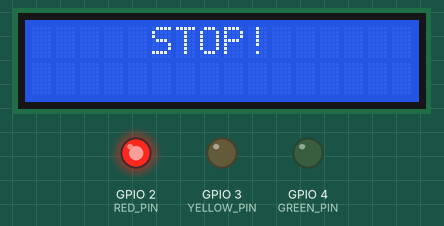
Simulated run of this program. Board: ESP32-S2. On the bench: 16×2 character LCD, output pins drawn as LEDs (lit = HIGH).

Above: at 0.1 s.
At 30.1 s:
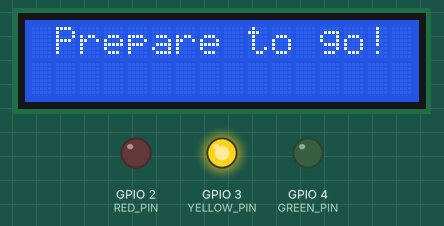
At 55.1 s:
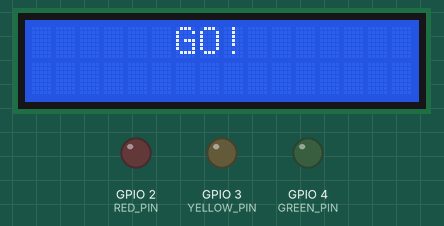
At 58.2 s:
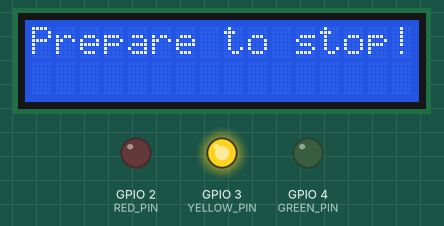
At 113.2 s:
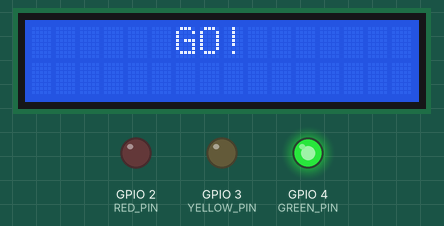
Timing chart, 0 to 114.7 s (numbered marks = the images above):
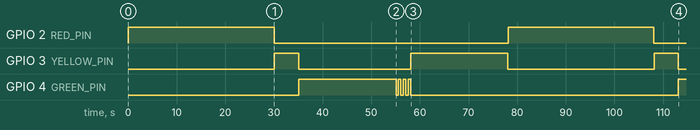

Measured:
- by itself, GPIO 2 (RED_PIN): alternates HIGH for 30.0 s and LOW for 48.0 s
- by itself, GPIO 3 (YELLOW_PIN): goes HIGH 5.0 s, LOW 23.0 s, HIGH 20.0 s, LOW 30.0 s, HIGH 5.0 s, then LOW
- by itself, GPIO 4 (GREEN_PIN): goes HIGH 20.0 s, 3 × (LOW 0.50 s, HIGH 0.50 s), LOW 55.0 s, then HIGH
- what the display in image 1 shows lasts 5.0 s, from 30.1 s to 35.1 s
- what the display in image 2 shows lasts 23.0 s, from 35.1 s to 58.1 s
- what the display in image 3 shows lasts 20.0 s, from 58.1 s to 78.1 s

The program:

main.cpp
```cpp
#include <Wire.h>
#include <LiquidCrystal_I2C.h>


LiquidCrystal_I2C lcd(0x27, 16, 2);


#define RED_PIN 2
#define YELLOW_PIN 3
#define GREEN_PIN 4

void setup() {
    Wire.begin(42, 39);
    lcd.init();
    lcd.backlight();

    pinMode(RED_PIN, OUTPUT);
    pinMode(YELLOW_PIN, OUTPUT);
    pinMode(GREEN_PIN, OUTPUT);
}

void loop() {

    lcd.setCursor(5, 0);
    lcd.print("STOP!");
    digitalWrite(RED_PIN, HIGH);
    delay(30000);
    digitalWrite(RED_PIN, LOW);
    lcd.clear();


    lcd.setCursor(1, 0);
    lcd.print("Prepare to go!");
    digitalWrite(YELLOW_PIN, HIGH);
    delay(5000);
    digitalWrite(YELLOW_PIN, LOW);
    lcd.clear();


    lcd.setCursor(6, 0);
    lcd.print("GO!");
    digitalWrite(GREEN_PIN, HIGH);
    delay(20000);
    digitalWrite(GREEN_PIN, LOW);


    for (int i = 0; i < 3; i++) {
        delay(500);
        digitalWrite(GREEN_PIN, HIGH);
        delay(500);
        digitalWrite(GREEN_PIN, LOW);
    }
    lcd.clear();


    lcd.setCursor(0, 0);
    lcd.print("Prepare to stop!");
    digitalWrite(YELLOW_PIN, HIGH);
    delay(20000);
    digitalWrite(YELLOW_PIN, LOW);
    lcd.clear();
}
```
